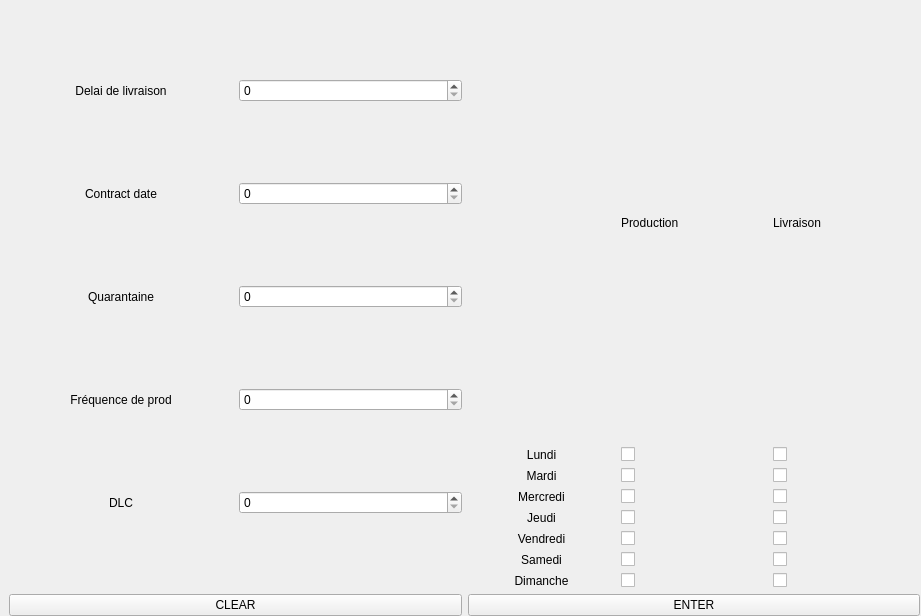
<?xml version="1.0" encoding="UTF-8"?>
<ui version="4.0">
 <class>MainWindow</class>
 <widget class="QMainWindow" name="MainWindow">
  <property name="geometry">
   <rect>
    <x>0</x>
    <y>0</y>
    <width>921</width>
    <height>616</height>
   </rect>
  </property>
  <property name="mouseTracking">
   <bool>false</bool>
  </property>
  <property name="windowTitle">
   <string>MainWindow</string>
  </property>
  <widget class="QWidget" name="centralwidget">
   <widget class="QWidget" name="verticalLayoutWidget">
    <property name="geometry">
     <rect>
      <x>9</x>
      <y>5</y>
      <width>911</width>
      <height>611</height>
     </rect>
    </property>
    <layout class="QVBoxLayout" name="verticalLayout">
     <item>
      <layout class="QHBoxLayout" name="horizontalLayout_3">
       <item>
        <layout class="QHBoxLayout" name="horizontalLayout">
         <item>
          <layout class="QGridLayout" name="gridLayout_2">
           <item row="4" column="0">
            <widget class="QLabel" name="LabelDLC">
             <property name="text">
              <string>DLC</string>
             </property>
             <property name="alignment">
              <set>Qt::AlignCenter</set>
             </property>
            </widget>
           </item>
           <item row="3" column="0">
            <widget class="QLabel" name="LabelFreqProd">
             <property name="text">
              <string>Fréquence de prod</string>
             </property>
             <property name="alignment">
              <set>Qt::AlignCenter</set>
             </property>
            </widget>
           </item>
           <item row="2" column="0">
            <widget class="QLabel" name="LabelQuarantaine">
             <property name="text">
              <string>Quarantaine</string>
             </property>
             <property name="alignment">
              <set>Qt::AlignCenter</set>
             </property>
            </widget>
           </item>
           <item row="0" column="0">
            <widget class="QLabel" name="LabelDelai">
             <property name="text">
              <string>Delai de livraison</string>
             </property>
             <property name="alignment">
              <set>Qt::AlignCenter</set>
             </property>
            </widget>
           </item>
           <item row="4" column="1">
            <widget class="QSpinBox" name="spinBoxDlc"/>
           </item>
           <item row="1" column="0">
            <widget class="QLabel" name="LabelContracDate">
             <property name="text">
              <string>Contract date</string>
             </property>
             <property name="alignment">
              <set>Qt::AlignCenter</set>
             </property>
            </widget>
           </item>
           <item row="0" column="1">
            <widget class="QSpinBox" name="spinBoxDelai"/>
           </item>
           <item row="3" column="1">
            <widget class="QSpinBox" name="spinBoxFreqProd"/>
           </item>
           <item row="2" column="1">
            <widget class="QSpinBox" name="spinBoxQuarantaine"/>
           </item>
           <item row="1" column="1">
            <widget class="QSpinBox" name="spinBoxContractDate"/>
           </item>
          </layout>
         </item>
        </layout>
       </item>
       <item>
        <layout class="QGridLayout" name="gridLayout">
         <item row="3" column="1">
          <widget class="QCheckBox" name="checkBoxMeP">
           <property name="text">
            <string/>
           </property>
          </widget>
         </item>
         <item row="4" column="2">
          <widget class="QCheckBox" name="checkBoxJeL">
           <property name="text">
            <string/>
           </property>
          </widget>
         </item>
         <item row="2" column="2">
          <widget class="QCheckBox" name="checkBoxMaL">
           <property name="text">
            <string/>
           </property>
          </widget>
         </item>
         <item row="3" column="2">
          <widget class="QCheckBox" name="checkBoxMeL">
           <property name="text">
            <string/>
           </property>
          </widget>
         </item>
         <item row="7" column="2">
          <widget class="QCheckBox" name="checkBoxDiL">
           <property name="text">
            <string/>
           </property>
          </widget>
         </item>
         <item row="1" column="2">
          <widget class="QCheckBox" name="checkBoxLuL">
           <property name="text">
            <string/>
           </property>
          </widget>
         </item>
         <item row="6" column="2">
          <widget class="QCheckBox" name="checkBoxSaL">
           <property name="text">
            <string/>
           </property>
          </widget>
         </item>
         <item row="3" column="0">
          <widget class="QLabel" name="labelMe">
           <property name="text">
            <string>Mercredi</string>
           </property>
           <property name="alignment">
            <set>Qt::AlignCenter</set>
           </property>
          </widget>
         </item>
         <item row="5" column="2">
          <widget class="QCheckBox" name="checkBoxVeL">
           <property name="text">
            <string/>
           </property>
          </widget>
         </item>
         <item row="4" column="0">
          <widget class="QLabel" name="labelJe">
           <property name="text">
            <string>Jeudi</string>
           </property>
           <property name="alignment">
            <set>Qt::AlignCenter</set>
           </property>
          </widget>
         </item>
         <item row="6" column="0">
          <widget class="QLabel" name="labelSa">
           <property name="text">
            <string>Samedi</string>
           </property>
           <property name="alignment">
            <set>Qt::AlignCenter</set>
           </property>
          </widget>
         </item>
         <item row="1" column="0">
          <widget class="QLabel" name="labelLu">
           <property name="text">
            <string>Lundi</string>
           </property>
           <property name="alignment">
            <set>Qt::AlignCenter</set>
           </property>
          </widget>
         </item>
         <item row="6" column="1">
          <widget class="QCheckBox" name="checkBoxSaP">
           <property name="text">
            <string/>
           </property>
          </widget>
         </item>
         <item row="4" column="1">
          <widget class="QCheckBox" name="checkBoxJeP">
           <property name="text">
            <string/>
           </property>
          </widget>
         </item>
         <item row="5" column="1">
          <widget class="QCheckBox" name="checkBoxVeP">
           <property name="text">
            <string/>
           </property>
          </widget>
         </item>
         <item row="2" column="0">
          <widget class="QLabel" name="labelMa">
           <property name="text">
            <string>Mardi</string>
           </property>
           <property name="alignment">
            <set>Qt::AlignCenter</set>
           </property>
          </widget>
         </item>
         <item row="2" column="1">
          <widget class="QCheckBox" name="checkBoxMaP">
           <property name="text">
            <string/>
           </property>
          </widget>
         </item>
         <item row="5" column="0">
          <widget class="QLabel" name="labelVe">
           <property name="text">
            <string>Vendredi</string>
           </property>
           <property name="alignment">
            <set>Qt::AlignCenter</set>
           </property>
          </widget>
         </item>
         <item row="7" column="0">
          <widget class="QLabel" name="labelDi">
           <property name="text">
            <string>Dimanche</string>
           </property>
           <property name="alignment">
            <set>Qt::AlignCenter</set>
           </property>
          </widget>
         </item>
         <item row="7" column="1">
          <widget class="QCheckBox" name="checkBoxDiP">
           <property name="text">
            <string/>
           </property>
          </widget>
         </item>
         <item row="1" column="1">
          <widget class="QCheckBox" name="checkBoxLuP">
           <property name="text">
            <string/>
           </property>
          </widget>
         </item>
         <item row="0" column="2">
          <widget class="QLabel" name="labelLivr">
           <property name="text">
            <string>Livraison</string>
           </property>
          </widget>
         </item>
         <item row="0" column="1">
          <widget class="QLabel" name="labelProd">
           <property name="text">
            <string>Production</string>
           </property>
          </widget>
         </item>
        </layout>
       </item>
      </layout>
     </item>
     <item>
      <layout class="QHBoxLayout" name="horizontalLayout_5">
       <item>
        <widget class="QPushButton" name="pushButtonClear">
         <property name="text">
          <string>CLEAR</string>
         </property>
        </widget>
       </item>
       <item>
        <widget class="QPushButton" name="pushButtonEnter">
         <property name="text">
          <string>ENTER</string>
         </property>
        </widget>
       </item>
      </layout>
     </item>
    </layout>
   </widget>
  </widget>
 </widget>
 <resources/>
 <connections/>
</ui>
